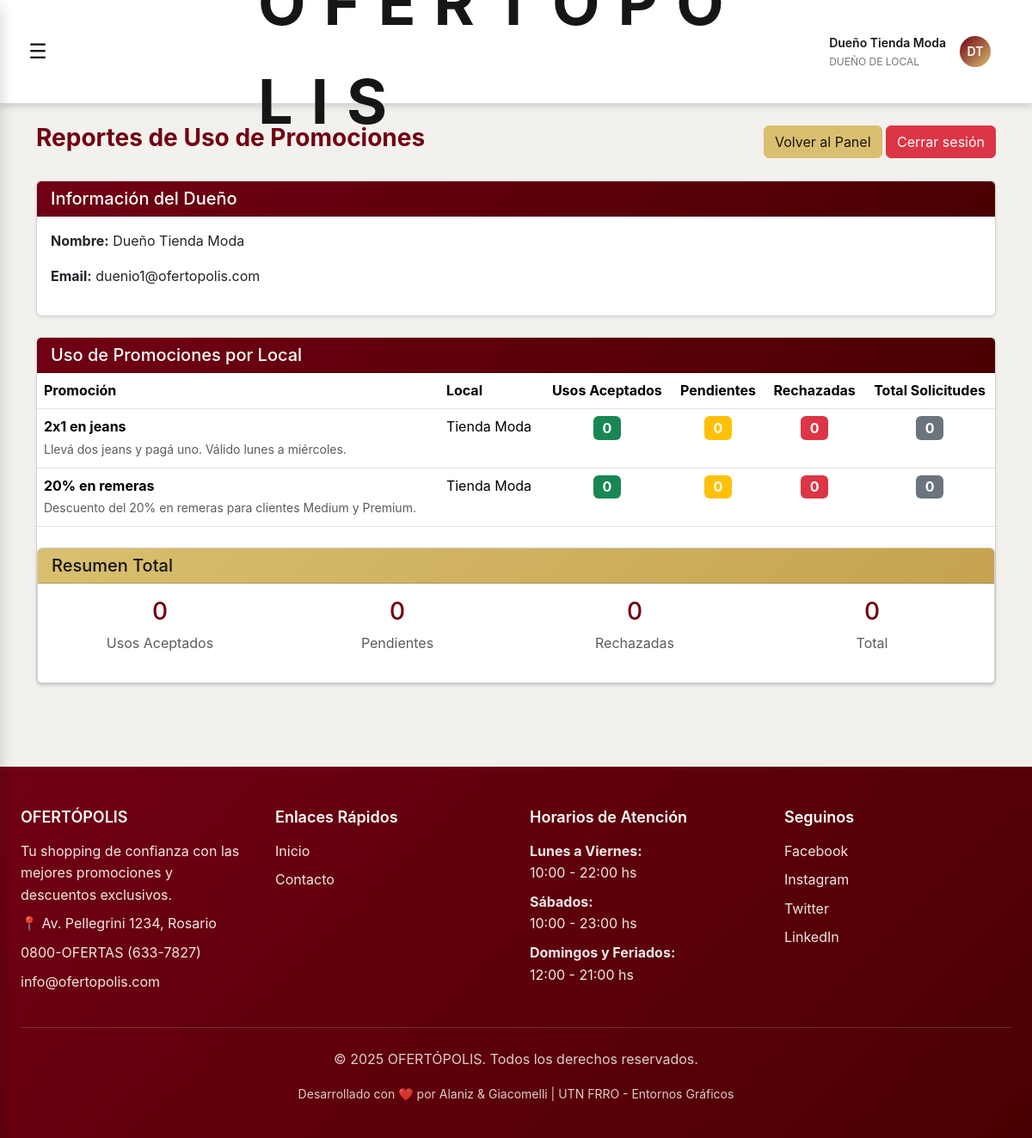
Screenshot of /duenio/reportes.php (signed in) with the database file from the repository.
### tables this page shows
CREATE TABLE usuarios (
  id INT AUTO_INCREMENT PRIMARY KEY,
  nombre VARCHAR(100) NOT NULL,
  email VARCHAR(100) UNIQUE NOT NULL,
  password VARCHAR(255) NOT NULL,
  rol ENUM('admin','duenio','cliente') NOT NULL,
  categoria ENUM('inicial','medium','premium') DEFAULT 'inicial',
  estado ENUM('pendiente','activo') DEFAULT 'activo',
  estado_cuenta ENUM('pendiente', 'activo', 'denegado') DEFAULT 'pendiente',
  token_validacion VARCHAR(100) DEFAULT NULL,
  fecha_registro TIMESTAMP DEFAULT CURRENT_TIMESTAMP
);

CREATE TABLE promociones (
  id INT AUTO_INCREMENT PRIMARY KEY,
  id_local INT,
  titulo VARCHAR(150),
  descripcion TEXT,
  fecha_inicio DATE,
  fecha_fin DATE,
  dias_vigencia VARCHAR(100),
  categoria_minima ENUM('inicial','medium','premium'),
  estado ENUM('pendiente','aprobada','rechazada') DEFAULT 'pendiente',
  FOREIGN KEY (id_local) REFERENCES locales(id) ON DELETE CASCADE
);

CREATE TABLE locales (
  id INT AUTO_INCREMENT PRIMARY KEY,
  nombre VARCHAR(100) NOT NULL,
  ubicacion VARCHAR(50),
  rubro VARCHAR(100),
  id_duenio INT,
  FOREIGN KEY (id_duenio) REFERENCES usuarios(id) ON DELETE SET NULL
);

### duenio/reportes.php (the view, shortened to what this page needs)
<?php
include_once("../includes/db.php");
$duenio_id = $_SESSION['usuario_id'];
$result_duenio = $conn->query("SELECT * FROM usuarios WHERE id=$duenio_id");
$duenio = $result_duenio->fetch_assoc();
$sql_reportes = "SELECT
    p.id AS promo_id,
    p.titulo,
    p.descripcion,
    l.nombre AS local,
    COUNT(CASE WHEN up.estado='aceptada' THEN 1 END) AS usos_aceptados,
    COUNT(CASE WHEN up.estado='enviada' THEN 1 END) AS solicitudes_pendientes,
    COUNT(CASE WHEN up.estado='rechazada' THEN 1 END) AS solicitudes_rechazadas,
    COUNT(up.id) AS total_solicitudes
FROM promociones p
JOIN locales l ON p.id_local = l.id
LEFT JOIN uso_promociones up ON up.id_promo = p.id
WHERE l.id_duenio = $duenio_id
GROUP BY p.id, p.titulo, p.descripcion, l.nombre
ORDER BY usos_aceptados DESC";
$reportes = $conn->query($sql_reportes);
?>
<!DOCTYPE html>
<html lang="es">
<head>
<link href="https://cdn.jsdelivr.net/npm/bootstrap@5.3.3/dist/css/bootstrap.min.css" rel="stylesheet">
<link href="../css/estilos.css" rel="stylesheet">
<link href="../css/header.css" rel="stylesheet">
<link href="../css/footer.css" rel="stylesheet">
<link href="../css/panels.css" rel="stylesheet">
</head>
<body>
<?php include("../includes/header.php"); ?>
<main id="main-content" class="main-content">
<div class="container mt-4 mb-5">
  <div class="d-flex justify-content-between align-items-center mb-4">
    <h3 style="color: var(--primary-color); font-weight: 700;">Reportes de Uso de Promociones</h3>
    <div>
      <a href="duenio.php" class="btn btn-secondary">Volver al Panel</a>
      <a href="../auth/logout.php" class="btn btn-danger">Cerrar sesión</a>
    </div>
  </div>
  <div class="card mb-4 shadow-sm">
    <div class="card-header text-white" style="background: linear-gradient(135deg, var(--primary-color), var(--primary-dark));">
      <h5 class="mb-0">Información del Dueño</h5>
    </div>
    <div class="card-body">
      <p><strong>Nombre:</strong> <?= htmlspecialchars($duenio['nombre']) ?></p>
      <p><strong>Email:</strong> <?= htmlspecialchars($duenio['email']) ?></p>
    </div>
  </div>
  <div class="card shadow-sm">
    <div class="card-header text-white" style="background: linear-gradient(135deg, var(--primary-color), var(--primary-dark));">
      <h5 class="mb-0">Uso de Promociones por Local</h5>
    </div>
    <div class="card-body p-0">
      <?php if ($reportes && $reportes->num_rows > 0): ?>
        <div class="table-responsive">
          <table class="table table-hover mb-0">
            <thead style="background-color: var(--light);">
              <tr>
                <th>Promoción</th>
                <th>Local</th>
                <th class="text-center">Usos Aceptados</th>
                <th class="text-center">Pendientes</th>
                <th class="text-center">Rechazadas</th>
                <th class="text-center">Total Solicitudes</th>
              </tr>
            </thead>
            <tbody>
              <?php while($r = $reportes->fetch_assoc()): ?>
                <tr>
                  <td>
                    <strong><?= htmlspecialchars($r['titulo']) ?></strong>
                    <br>
                    <small class="text-muted"><?= htmlspecialchars($r['descripcion']) ?></small>
                  </td>
                  <td><?= htmlspecialchars($r['local']) ?></td>
                  <td class="text-center">
                    <span class="badge bg-success fs-6"><?= $r['usos_aceptados'] ?></span>
                  </td>
                  <td class="text-center">
                    <span class="badge bg-warning fs-6"><?= $r['solicitudes_pendientes'] ?></span>
                  </td>
                  <td class="text-center">
                    <span class="badge bg-danger fs-6"><?= $r['solicitudes_rechazadas'] ?></span>
                  </td>
                  <td class="text-center">
                    <span class="badge bg-secondary fs-6"><?= $r['total_solicitudes'] ?></span>
                  </td>
                </tr>
              <?php endwhile; ?>
            </tbody>
          </table>
        </div>
      </div>
        <?php
        $reportes->data_seek(0);
        $total_aceptados = 0;
        $total_pendientes = 0;
        $total_rechazados = 0;
        $total_general = 0;
        while($r = $reportes->fetch_assoc()) {
            $total_aceptados += $r['usos_aceptados'];
            $total_pendientes += $r['solicitudes_pendientes'];
            $total_rechazados += $r['solicitudes_rechazadas'];
            $total_general += $r['total_solicitudes'];
        }
        ?>
        <div class="card mt-4 shadow-sm">
          <div class="card-header text-white" style="background: linear-gradient(135deg, var(--secondary-color), var(--accent-color)); color: var(--dark) !important;">
            <h5 class="mb-0" style="color: var(--dark);">Resumen Total</h5>
          </div>
          <div class="card-body">
            <div class="row text-center">
              <div class="col-md-3">
                <h3 style="color: var(--primary-color);"><?= $total_aceptados ?></h3>
                <p class="text-muted">Usos Aceptados</p>
              </div>
              <div class="col-md-3">
                <h3 style="color: var(--primary-color);"><?= $total_pendientes ?></h3>
                <p class="text-muted">Pendientes</p>
              </div>
              <div class="col-md-3">
                <h3 style="color: var(--primary-color);"><?= $total_rechazados ?></h3>
                <p class="text-muted">Rechazadas</p>
              </div>
              <div class="col-md-3">
                <h3 style="color: var(--primary-color);"><?= $total_general ?></h3>
                <p class="text-muted">Total</p>
              </div>
            </div>
          </div>
        </div>
      <?php else: ?>
        <div class="card-body">
          <p class="text-muted text-center">No hay datos de uso de promociones aún.</p>
        </div>
      <?php endif; ?>
    </div>
  </div>
</main>
<?php include("../includes/footer.php"); ?>
</body>
</html>

### css/estilos.css (style rules this page uses)
:root { --primary-color: #710014; --primary-dark: #4A0000; --primary-light: #A64D63; --secondary-color: #D9BF6F; --accent-color: #C5A34F; --success-color: #4CAF50; --warning-color: #FF9800; --danger-color: #F44336; --info-color: #d6c0b1; --dark: #161616; --gray-dark: #424242; --gray: #757575; --gray-light: #BDBDBD; --light: #F2F1ED; --white: #FFFFFF; --spacing-xs: 0.5rem; --spacing-sm: 1rem; --spacing-md: 1.5rem; --spacing-lg: 2rem; --spacing-xl: 3rem; --border-radius: 0px; --border-radius-lg: 0px; --shadow-sm: 0 2px 4px rgba(22, 22, 22, 0.1); --shadow-md: 0 4px 8px rgba(22, 22, 22, 0.15); --shadow-lg: 0 8px 16px rgba(22, 22, 22, 0.2); --font-primary: -apple-system, BlinkMacSystemFont, 'Segoe UI', Roboto, 'Helvetica Neue', Arial, sans-serif; --font-size-base: 16px; --font-size-sm: 14px; --font-size-lg: 18px; --font-size-xl: 24px; --transition-speed: 0.3s; }
*, *::before, *::after { transition: none !important; animation: none !important; }
* { box-sizing: border-box; }
body { font-family: var(--font-primary); font-size: var(--font-size-base); line-height: 1.6; color: var(--dark); background-color: var(--light); margin: 0; padding: 0; padding-top: 120px; min-height: 100vh; display: flex; flex-direction: column; }
.main-content { flex: 1; }
.btn-secondary { background-color: #D9BF6F !important; border-color: #D9BF6F !important; color: #161616 !important; }

### rows the page displays
usuarios: nombre "Dueño Tienda Moda", email "duenio1@ofertopolis.com"
promociones: titulo "2x1 en jeans", descripcion "Llevá dos jeans y pagá uno. Válido lunes a miércoles.", id_local.nombre "Tienda Moda", usos_aceptados "0", solicitudes_pendientes "0", solicitudes_rechazadas "0", total_solicitudes "0"
promociones: titulo "20% en remeras", descripcion "Descuento del 20% en remeras para clientes Medium y Premium.", id_local.nombre "Tienda Moda", usos_aceptados "0", solicitudes_pendientes "0", solicitudes_rechazadas "0", total_solicitudes "0"

### other values shown
$_SESSION['usuario_nombre'] "Dueño Tienda Moda"
$rol_display "DUEÑO DE LOCAL"
$iniciales "DT"
$total_aceptados "0"
$total_pendientes "0"
$total_rechazados "0"
$total_general "0"
